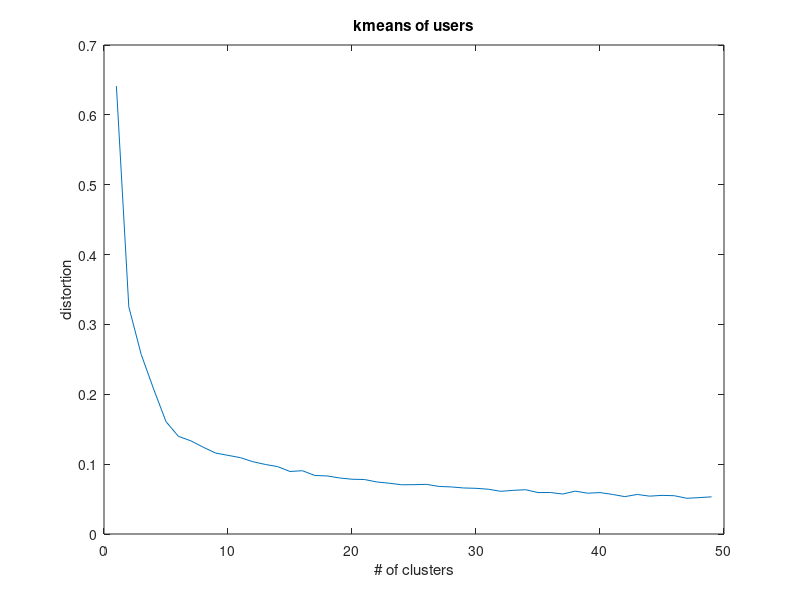

The MATLAB script that drew this image:
x = [0.6411
    0.3252
    0.2570
    0.2076
    0.1609
    0.1398
    0.1334
    0.1243
    0.1159
    0.1126
    0.1093
    0.1035
    0.0996
    0.0965
    0.0895
    0.0906
    0.0838
    0.0831
    0.0802
    0.0784
    0.0780
    0.0745
    0.0727
    0.0705
    0.0706
    0.0711
    0.0681
    0.0674
    0.0659
    0.0654
    0.0641
    0.0611
    0.0625
    0.0634
    0.0593
    0.0594
    0.0572
    0.0614
    0.0584
    0.0593
    0.0567
    0.0535
    0.0566
    0.0542
    0.0553
    0.0548
    0.0511
    0.0521
    0.0532];

plot(x)
xlabel('# of clusters')
ylabel('distortion')
title('kmeans of users')